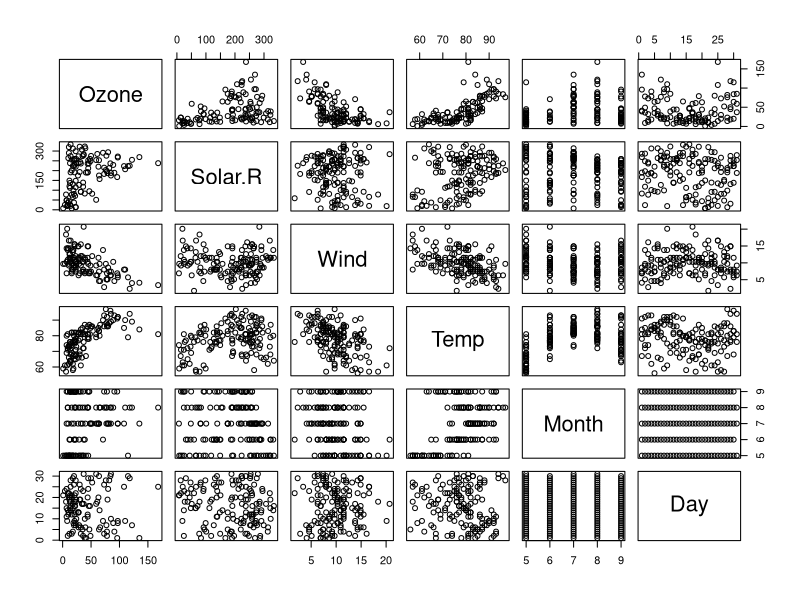
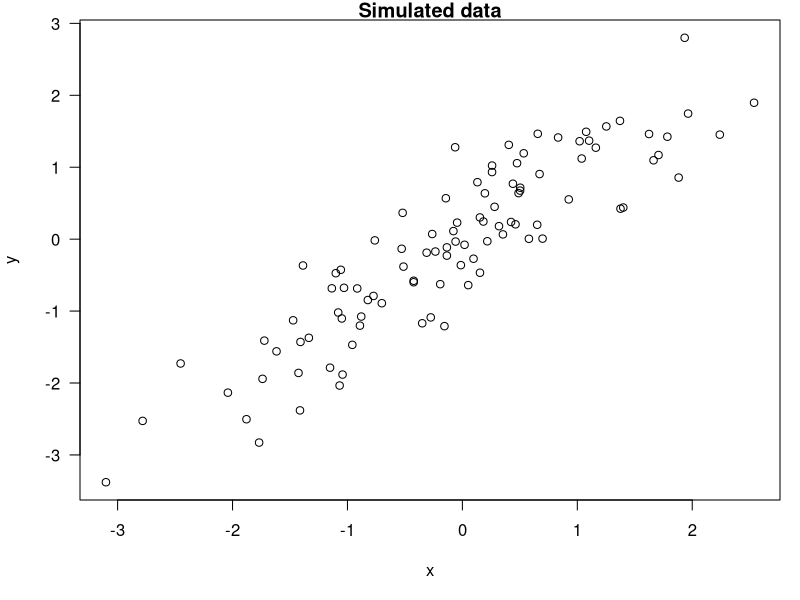

Write R code to recreate these figures, in order. (Note: this script raises an error after producing the figures.)
## ---- chunk 1
knitr::opts_chunk$set(echo = TRUE)
## ---- chunk 2
library(datasets)
summary(airquality)
## ---- chunk 3
pairs(airquality)
## ---- chunk 4
fit = lm(Ozone ~ Wind + Solar.R + Temp, data = airquality)
summary(fit)
## ---- chunk 5
x = rnorm(100)
y = x + rnorm(100, sd = .5)

par(mar = c(5,4,1,1), las = 1)
plot(x,y, main = 'Simulated data')
## ---- chunk 6
library(datasets)
data("airquality")
fit = lm(Ozone ~ Wind + Temp + Solar.R, data = airquality)
## ---- chunk 7
library(xtable)
xt = xtable(summary(fit))
print(xt)
## ---- chunk 8
opts_chunk$set(echo = FALSE, results = 'hide')
